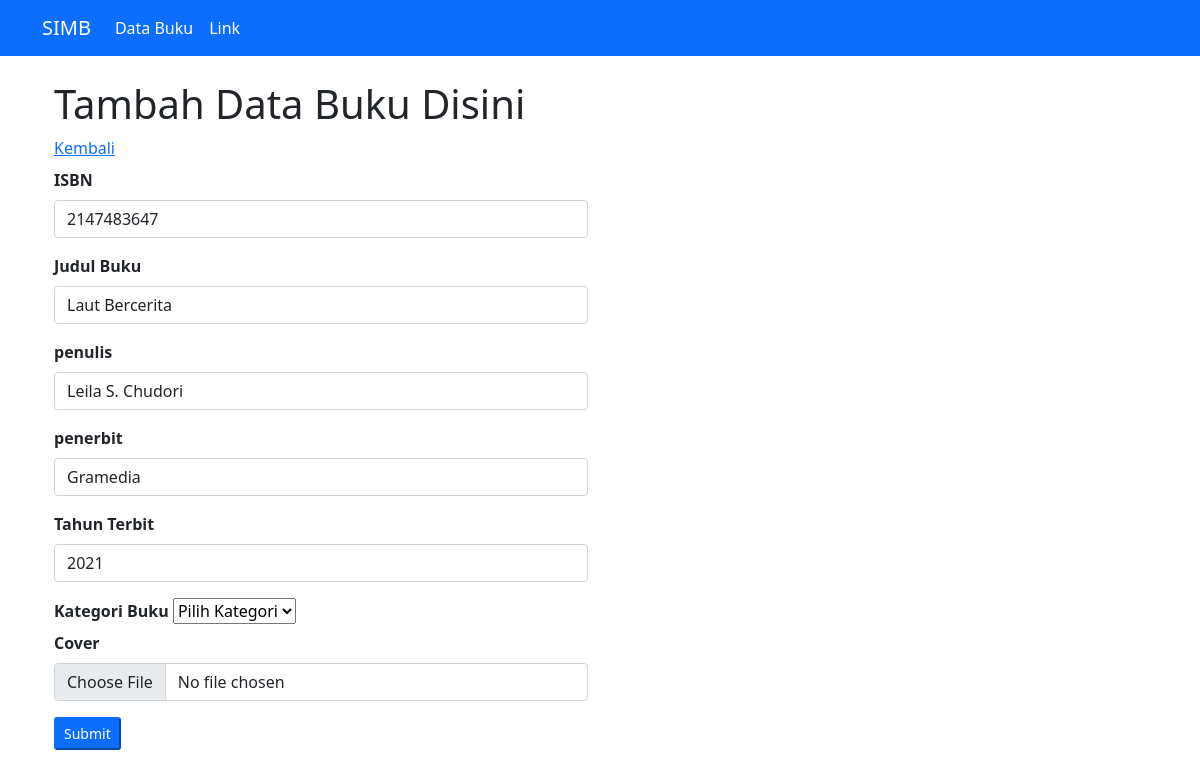
Screenshot of /ubah_data.php?id=59 with the database file from the repository.
### tables this page shows
CREATE TABLE `buku` (
  `id` int(11) NOT NULL,
  `isbn` int(50) NOT NULL,
  `judul` varchar(100) NOT NULL,
  `tahun_terbit` year(4) NOT NULL,
  `id_kategori` int(11) NOT NULL,
  `penulis` varchar(100) NOT NULL,
  `penerbit` varchar(100) NOT NULL,
  `cover` varchar(50) NOT NULL,
  `tanggal_input` timestamp NOT NULL DEFAULT current_timestamp() ON UPDATE current_timestamp()
);

### function.php (called while the page is built, shortened)
<?php
$conn = mysqli_connect("localhost", "root", "", "simb");
function query($query){
    global $conn;
    $result = mysqli_query($conn, $query);
    $rows = [];
    while( $row = mysqli_fetch_assoc($result) ) {
        $rows[] = $row;
    }
    return $rows;
}
?>

### ubah_data.php (the view, shortened to what this page needs)
<?php
  require("function.php");
    $id = $_GET['id'];
    $query = query("SELECT * FROM buku WHERE id = $id")[0];
    $buku = $query;
?>
<!DOCTYPE html>
<html lang="en">
<head>
    <link href="https://cdn.jsdelivr.net/npm/bootstrap@5.0.2/dist/css/bootstrap.min.css" rel="stylesheet">
</head>
<body>
    <nav class="navbar navbar-expand-lg navbar-light white bg-primary">
        <div class="container">
            <a class="navbar-brand text-white" href="#">SIMB</a>
            <div class="collapse navbar-collapse" id="navbarSupportedContent">
            <ul class="navbar-nav me-auto mb-2 mb-lg-0">
                <li class="nav-item">
                <a class="nav-link active text-white" aria-current="page" href="#">Data Buku</a>
                </li>
                <li class="nav-item">
                <a class="nav-link text-white" href="#">Link</a>
                </li>
            </ul>
            </div>
        </div>
    </nav>
    <div class="p-4 container">
        <div class="row">
            <h1 class="mb-2">Tambah Data Buku Disini</h1>
            <a href="index.php" class="mb-2">Kembali</a>
            <div class="col-md-6">
                <form action="" method="POST" enctype="multipart/form-data">
                    <div class="mb-3">
                        <label class="form-label fw-bold">ISBN</label>
                        <input type="text" class="form-control" name="isbn" id="isbn" value="<?= $buku['isbn'] ?>"placeholder="isbn" autocomplete="off">
                    </div>
                    <div class="mb-3">
                        <label class="form-label fw-bold">Judul Buku</label>
                        <input type="text" class="form-control" name="judul" id="judul" value="<?= $buku['judul'] ?>" placeholder="judul buku" autocomplete="off">
                    </div>
                    <div class="mb-3">
                        <label class="form-label fw-bold">penulis</label>
                        <input type="text" class="form-control" name="penulis" id="penulis" value="<?= $buku['penulis'] ?>" placeholder="penulis" autocomplete="off">
                    </div>
                    <div class="mb-3">
                        <label class="form-label fw-bold">penerbit</label>
                        <input type="text" class="form-control" name="penerbit" id="penerbit" value="<?= $buku['penerbit'] ?>" placeholder="penerbit" autocomplete="off">
                    </div>
                     <div class="mb-3">
                        <label class="form-label fw-bold">Tahun Terbit</label>
                        <input type="number" class="form-control" name="tahun_terbit" id="tahun_penerbit" value="<?= $buku['tahun_terbit'] ?>" placeholder="tahun terbit" autocomplete="off">
                    </div>
                    <div>
                         <label class="form-label fw-bold">Kategori Buku </label>
                        <select name="id_kategori" id="id_kategori" required>
                             <option class="form-select" size="3"value="">Pilih Kategori</option>
                        </select>
                    </div>
                    <div class="mb-3">
                        <label class="form-label fw-bold">Cover</label>
                        <input type="file" class="form-control" name="cover" id="cover" value="<?= $buku['cover'] ?>" autocomplete="off">
                    </div>
                    <div class="mb-3">
                        <button type="submit" name="tombol_submit" class="btn-sm btn-primary">Submit</button>
                    </div>
                </form>
            </div>
        </div>
    </div>
</body>
</html>

### rows the page displays
buku: isbn "2147483647", judul "Laut Bercerita", penulis "Leila S. Chudori", penerbit "Gramedia", tahun_terbit "2021"
